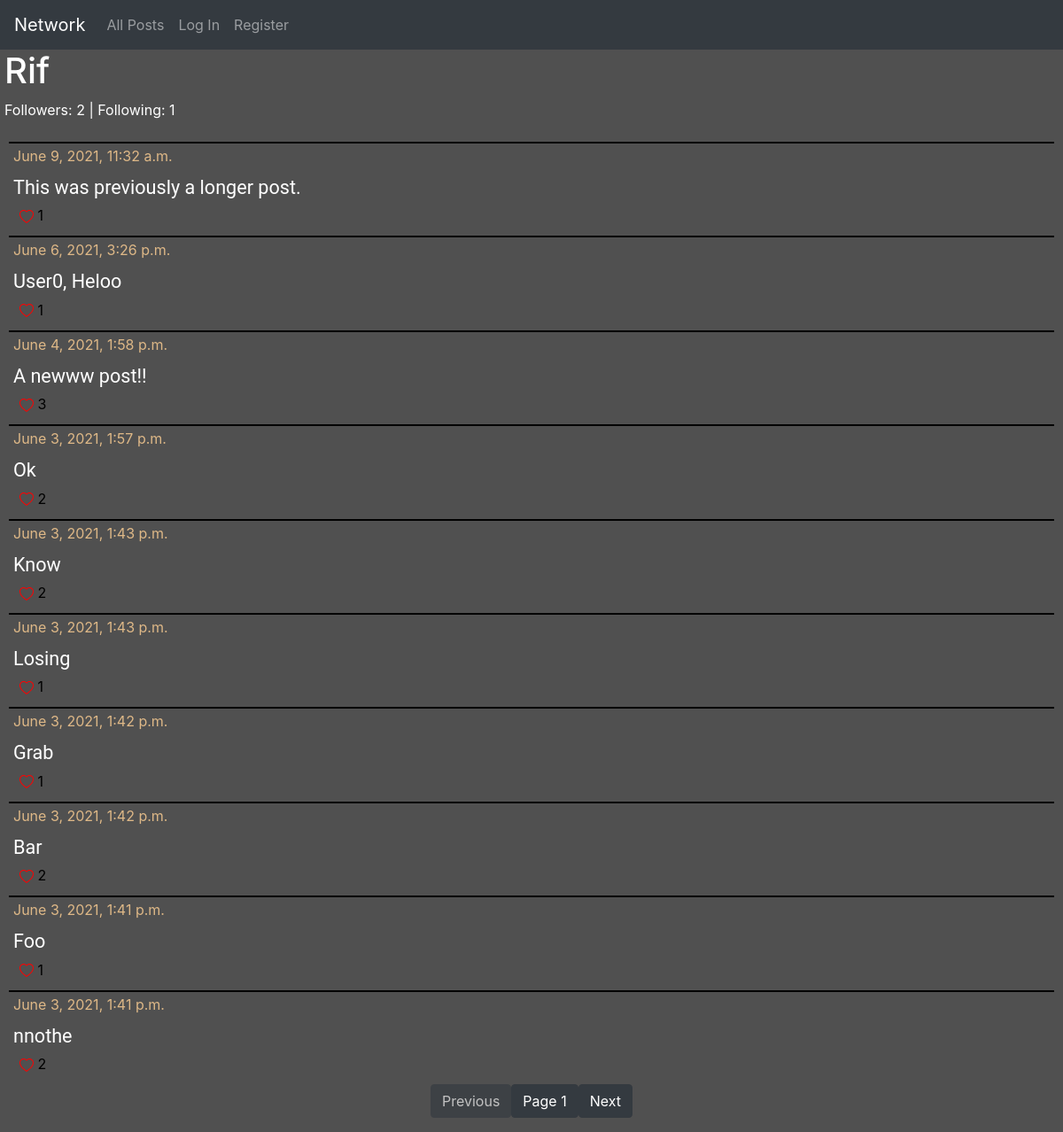
/user/2/page/1, run on an earlier commit of the app's database.
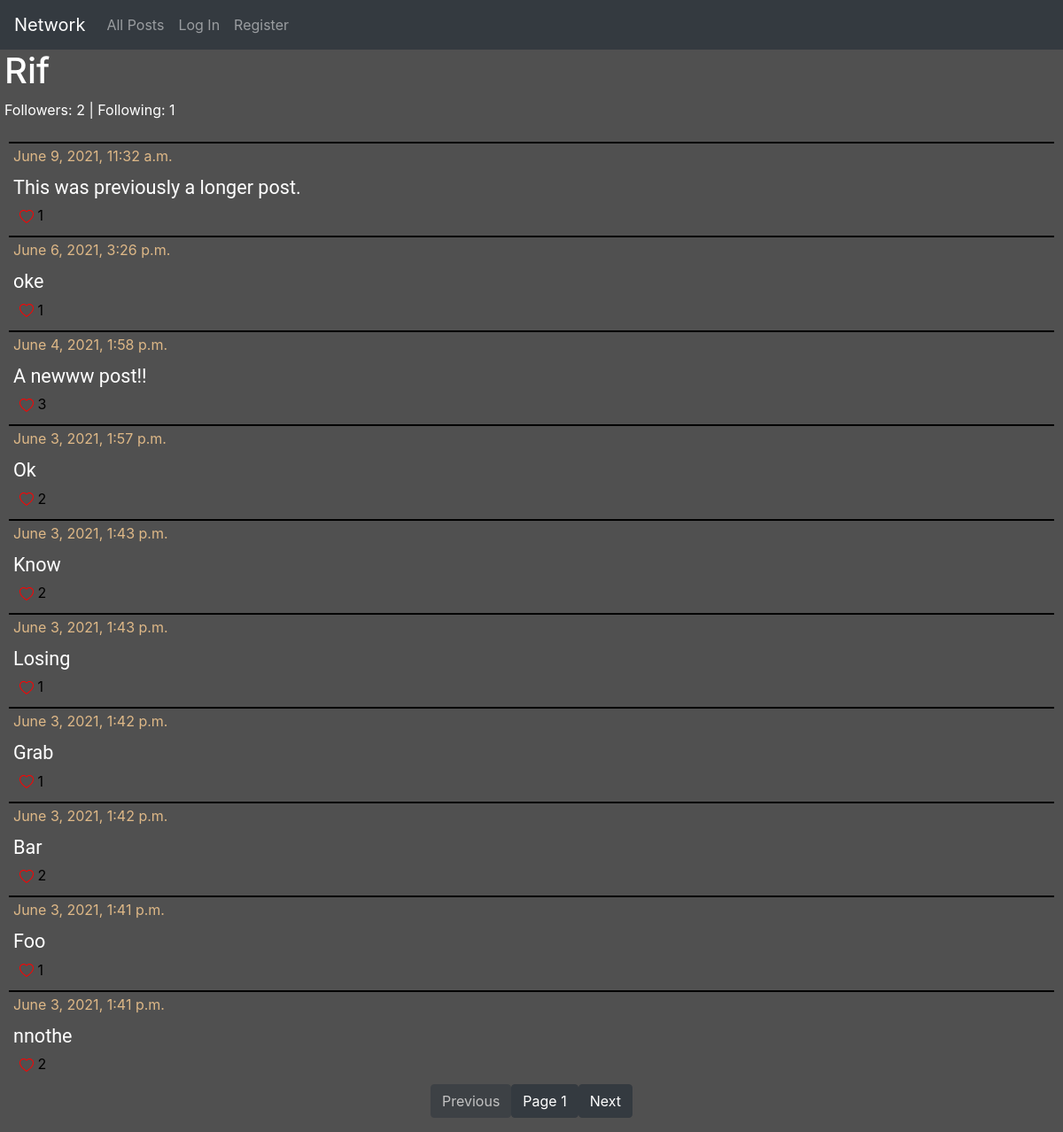
And on a later commit of the database.
### network/models.py (models this page shows, shortened)
class Posts(models.Model):
    content = models.TextField(blank=False)
    user = models.ForeignKey(User, on_delete=models.CASCADE, related_name="user_posts")
    like = models.IntegerField(default=0)
    time = models.DateTimeField(auto_now_add=True)

### network/views.py (the view, shortened to what this page needs)
# urls.py: path("user/<int:user_id>/page/<int:page_no>", views.view_user, name="user-posts"),
@csrf_exempt
def view_user(request, user_id, page_no):
    usr_ = User.objects.get(pk=user_id)
    posts = usr_.user_posts.all().order_by("-time")
    posts = Paginator(posts, 10).page(page_no)
    liked_posts = liked_list(posts, request.user)
    followers = usr_.follows.first().followers.all()
    f = "Follow"
    if request.user in followers:
        f = "Unfollow"
    followings = usr_.follows.first().followed_users.all()
    return render(request, "network/user.html", {
        "posts": posts,
        "liked_posts": liked_posts,
        "usr": usr_,
        "followers": len(followers),
        "followings": len(followings),
        "btnText": f
    })

### network/views.py (called while the page is built)
def liked_list(posts, user):
    liked_posts = []
    for post in posts:
        for p in post.liked_usr.all():
            for usr in p.liked_users.all():
                if usr == user:
                    liked_posts.append(post.id)
    return liked_posts

### network/templates/network/user.html (shortened to what this page needs)
{% extends "network/layout.html" %}
{% load static %}
{% block body %}
    <label id="user-head"><h1>{{ usr }}
        </h1>
        <p id="follow-data">Followers: {{ followers }} | Following: {{ followings }}</p>
    </label>
    <div id="all_posts">
        <div id="posts">
            {% for post in posts %}
                <div class="post-item">
                    <label class="post-content">
                        <label class="time-data">{{ post.time }}</label>
                        <br/>
                        <p class="post-text">{{ post.content }}</p>
                        {% if post.id in liked_posts %}
                                <div id="like-btn-{{ post.id }}">
                                    <button class="like-btn" onclick="like_post('{{ post.id }}');">
                                        <svg xmlns="http://www.w3.org/2000/svg" width="16" height="16" fill="red" class="bi bi-heart-fill" viewBox="0 0 16 16">
                                            <path fill-rule="evenodd" d="M8 1.314C12.438-3.248 23.534 4.735 8 15-7.534 4.736 3.562-3.248 8 1.314z"/>
                                        </svg>
                                        <label class="bi-heart" id="like-no-{{ post.id }}">{{ post.like }}</label>
                                    </button>
                                </div>
                            {% else %}
                                <div id="like-btn-{{ post.id }}">
                                    <button class="like-btn" onclick="like_post('{{ post.id }}');">
                                        <label class="bi-heart" id="like-no-{{ post.id }}">{{ post.like }}</label>
                                    </button>
                                </div>
                            {% endif %}
                    </label>
                </div>
            {% endfor %}
        </div>
    </div>
    <nav aria-label="Page navigation">
        <ul class="pagination justify-content-center">
        {% if posts.has_previous %}
          <li>
            <a href="{% url 'user-posts' usr.id posts.previous_page_number %}">
              <button class="btn btn-dark">Previous</button>
            </a>
        </li>
        {% else %}
        <li>
              <button class="btn btn-dark" disabled>Previous</button>
        </li>
        {% endif %}
          <li>
            <a href="#">
                <button class="btn btn-dark">Page {{ posts.number }}</button>
            </a>
        </li>
        {% if posts.has_next %}
          <li>
            <a href="{% url 'user-posts' usr.id posts.next_page_number %}">
                <button class="btn btn-dark">Next</button>
            </a>
          </li>
          {% else %}
            <li>
                <button class="btn btn-dark" disabled>Next</button>
            </li>
        {% endif %}
        </ul>
    </nav>
{% endblock %}

What changed in the data, as far as the page shows it:
changed Posts: content "User0, Heloo" → "oke"
